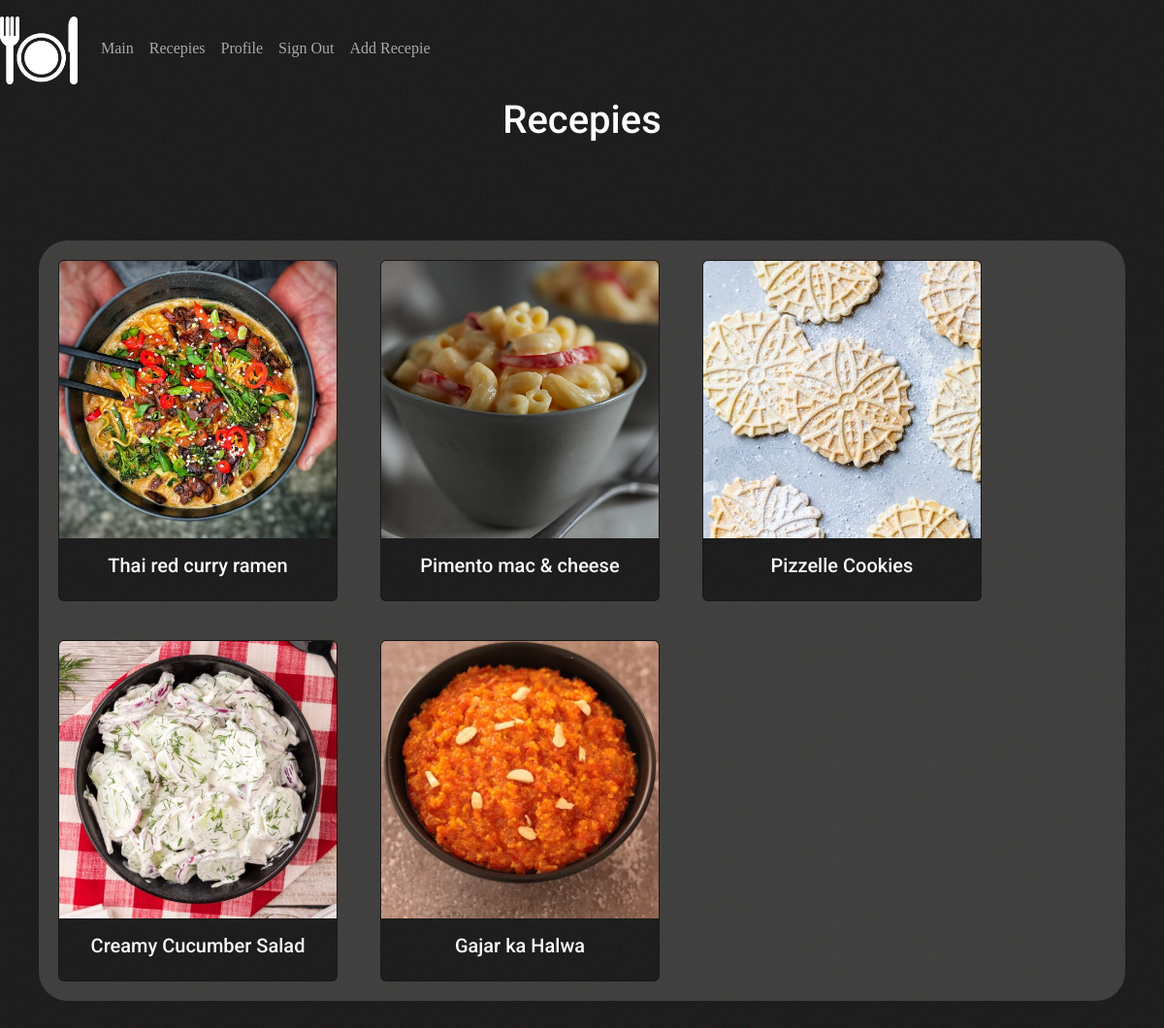
The app's page /recepies_page (signed in) with its own data.
### models.py (models this page shows, shortened)
class Recepies(db.Model):
    id = db.Column(db.Integer, primary_key=True)
    title = db.Column(db.String, nullable=False)
    ingredients = db.Column(db.Text)
    actions = db.Column(db.Text)
    img = db.Column(db.Text)
    link = db.Column(db.Text)
    user_id = db.Column(db.Integer, db.ForeignKey('user.id'))

### routes.py (the view)
@app.route("/recepies_page")
@login_required
def recepies_page():
    recepies = Recepies.query.all()
    return render_template("recepies.html", recepies=recepies)

### models.py (called while the page is built)
@login_manager.user_loader
def load_user(user_id):
    return User.query.get(int(user_id))

### templates/recepies.html (shortened to what this page needs)
{% extends 'base.html' %}
{% block content %}
<main>
    <h1>Recepies</h1>
	<div class="container_card">
    {% for recepie in recepies %}
		<div class="card" style="width: 18rem;">
			<img src="{{recepie.img}}" class="card-img-top" alt="...">
			<div class="card-body">
				<h5 class="card-title">{{recepie.title}}</h5>
			</div>
		</div>
		{% endfor %}
	</div>
</main>
{% endblock content %}

### static/mypage.css (style rules this page uses)
body { min-height: 100vh; font-family: 'Roboto', sans-serif; background-image: url(images/bg.jpg); background-attachment: fixed; }
h1, h2, h3, h4, h5, h6 { text-align: center; color: white; font-family: 'Roboto', sans-serif; }
.card { margin: 20px; display: inline-block; }
.container_card { margin: 40px; margin-top: 100px; border-radius: 30px; background-color: rgba(237, 231, 225, 0.171); border-color: white; border: 10px; }
.card { background-image: url(images/bg.jpg); color: #fafafa; }

### records on screen
Recepies: shows a picture, title "Thai red curry ramen"
Recepies: shows a picture, title "Pimento mac & cheese"
Recepies: shows a picture, title "Pizzelle Cookies"
Recepies: shows a picture, title "Creamy Cucumber Salad"
Recepies: shows a picture, title "Gajar ka Halwa"
